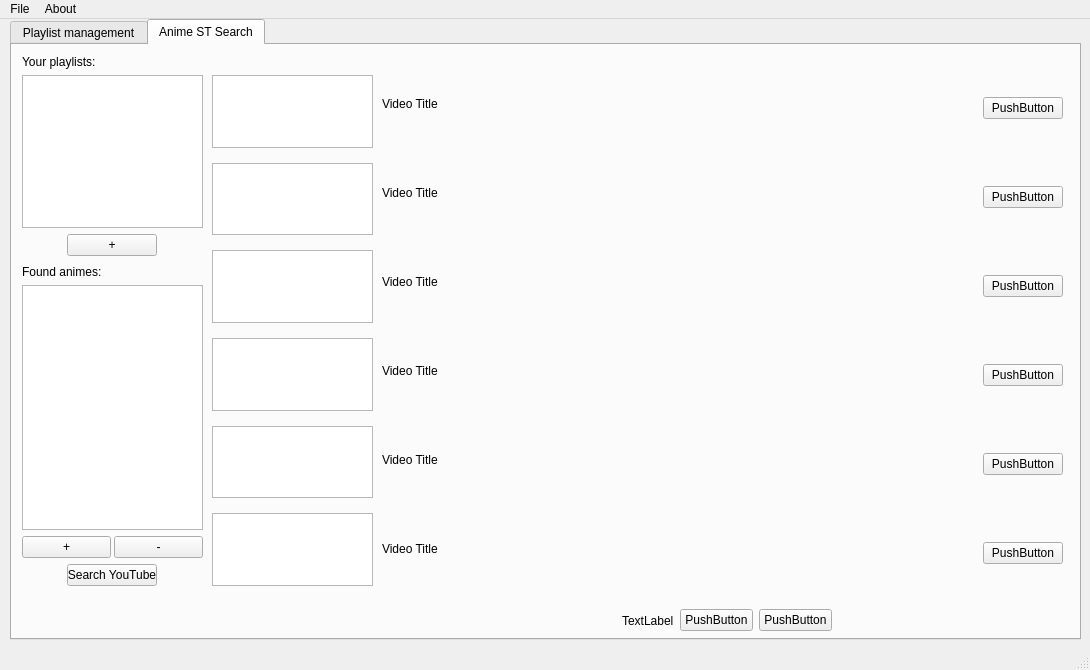
<?xml version="1.0" encoding="UTF-8"?>
<ui version="4.0">
 <class>MainWindow</class>
 <widget class="QMainWindow" name="MainWindow">
  <property name="geometry">
   <rect>
    <x>0</x>
    <y>0</y>
    <width>1090</width>
    <height>670</height>
   </rect>
  </property>
  <property name="minimumSize">
   <size>
    <width>1090</width>
    <height>670</height>
   </size>
  </property>
  <property name="windowTitle">
   <string>AnimeSTProvider</string>
  </property>
  <widget class="QWidget" name="centralwidget">
   <property name="sizePolicy">
    <sizepolicy hsizetype="Expanding" vsizetype="Expanding">
     <horstretch>1</horstretch>
     <verstretch>1</verstretch>
    </sizepolicy>
   </property>
   <widget class="QTabWidget" name="tabWidget">
    <property name="geometry">
     <rect>
      <x>10</x>
      <y>0</y>
      <width>1071</width>
      <height>621</height>
     </rect>
    </property>
    <property name="currentIndex">
     <number>1</number>
    </property>
    <widget class="QWidget" name="tab">
     <attribute name="title">
      <string>Playlist management</string>
     </attribute>
     <widget class="QWidget" name="verticalLayoutWidget">
      <property name="geometry">
       <rect>
        <x>10</x>
        <y>10</y>
        <width>181</width>
        <height>321</height>
       </rect>
      </property>
      <layout class="QVBoxLayout" name="verticalLayout">
       <property name="sizeConstraint">
        <enum>QLayout::SetDefaultConstraint</enum>
       </property>
       <item>
        <widget class="QLabel" name="label">
         <property name="text">
          <string>Your playlists:</string>
         </property>
        </widget>
       </item>
       <item>
        <widget class="QListWidget" name="listWidget"/>
       </item>
       <item>
        <layout class="QHBoxLayout" name="horizontalLayout" stretch="0,0">
         <property name="spacing">
          <number>3</number>
         </property>
         <property name="leftMargin">
          <number>0</number>
         </property>
         <item>
          <widget class="QPushButton" name="addPlaylistBtn2">
           <property name="sizePolicy">
            <sizepolicy hsizetype="Maximum" vsizetype="Maximum">
             <horstretch>0</horstretch>
             <verstretch>0</verstretch>
            </sizepolicy>
           </property>
           <property name="maximumSize">
            <size>
             <width>90</width>
             <height>90</height>
            </size>
           </property>
           <property name="text">
            <string>+</string>
           </property>
          </widget>
         </item>
         <item>
          <widget class="QPushButton" name="deletePlaylist">
           <property name="sizePolicy">
            <sizepolicy hsizetype="Maximum" vsizetype="Maximum">
             <horstretch>0</horstretch>
             <verstretch>0</verstretch>
            </sizepolicy>
           </property>
           <property name="maximumSize">
            <size>
             <width>90</width>
             <height>90</height>
            </size>
           </property>
           <property name="text">
            <string>-</string>
           </property>
          </widget>
         </item>
        </layout>
       </item>
      </layout>
     </widget>
     <widget class="QWidget" name="verticalLayoutWidget_2">
      <property name="geometry">
       <rect>
        <x>200</x>
        <y>30</y>
        <width>161</width>
        <height>511</height>
       </rect>
      </property>
      <layout class="QVBoxLayout" name="verticalLayout_2">
       <property name="spacing">
        <number>15</number>
       </property>
       <item>
        <widget class="QGraphicsView" name="graphicsView_3"/>
       </item>
       <item>
        <widget class="QGraphicsView" name="graphicsView_2"/>
       </item>
       <item>
        <widget class="QGraphicsView" name="graphicsView_4"/>
       </item>
       <item>
        <widget class="QGraphicsView" name="graphicsView_5"/>
       </item>
       <item>
        <widget class="QGraphicsView" name="graphicsView_6"/>
       </item>
       <item>
        <widget class="QGraphicsView" name="graphicsView"/>
       </item>
      </layout>
     </widget>
     <widget class="QWidget" name="gridLayoutWidget">
      <property name="geometry">
       <rect>
        <x>370</x>
        <y>10</y>
        <width>681</width>
        <height>551</height>
       </rect>
      </property>
      <layout class="QGridLayout" name="gridLayout" columnstretch="0,0">
       <property name="horizontalSpacing">
        <number>6</number>
       </property>
       <property name="verticalSpacing">
        <number>25</number>
       </property>
       <item row="0" column="0">
        <widget class="QLabel" name="label_2">
         <property name="sizePolicy">
          <sizepolicy hsizetype="Preferred" vsizetype="Preferred">
           <horstretch>1</horstretch>
           <verstretch>0</verstretch>
          </sizepolicy>
         </property>
         <property name="lineWidth">
          <number>1</number>
         </property>
         <property name="text">
          <string>Video Title</string>
         </property>
         <property name="alignment">
          <set>Qt::AlignLeading|Qt::AlignLeft|Qt::AlignTop</set>
         </property>
        </widget>
       </item>
       <item row="1" column="1">
        <widget class="QPushButton" name="pushButton_4">
         <property name="text">
          <string>PushButton</string>
         </property>
        </widget>
       </item>
       <item row="3" column="1">
        <widget class="QPushButton" name="pushButton_6">
         <property name="text">
          <string>PushButton</string>
         </property>
        </widget>
       </item>
       <item row="2" column="1">
        <widget class="QPushButton" name="pushButton_5">
         <property name="text">
          <string>PushButton</string>
         </property>
        </widget>
       </item>
       <item row="4" column="1">
        <widget class="QPushButton" name="pushButton_7">
         <property name="text">
          <string>PushButton</string>
         </property>
        </widget>
       </item>
       <item row="5" column="1">
        <widget class="QPushButton" name="pushButton_8">
         <property name="text">
          <string>PushButton</string>
         </property>
        </widget>
       </item>
       <item row="1" column="0">
        <widget class="QLabel" name="label_3">
         <property name="text">
          <string>Video Title</string>
         </property>
         <property name="alignment">
          <set>Qt::AlignLeading|Qt::AlignLeft|Qt::AlignTop</set>
         </property>
        </widget>
       </item>
       <item row="4" column="0">
        <widget class="QLabel" name="label_6">
         <property name="text">
          <string>Video Title</string>
         </property>
         <property name="alignment">
          <set>Qt::AlignLeading|Qt::AlignLeft|Qt::AlignTop</set>
         </property>
        </widget>
       </item>
       <item row="2" column="0">
        <widget class="QLabel" name="label_4">
         <property name="text">
          <string>Video Title</string>
         </property>
         <property name="alignment">
          <set>Qt::AlignLeading|Qt::AlignLeft|Qt::AlignTop</set>
         </property>
        </widget>
       </item>
       <item row="3" column="0">
        <widget class="QLabel" name="label_5">
         <property name="text">
          <string>Video Title</string>
         </property>
         <property name="alignment">
          <set>Qt::AlignLeading|Qt::AlignLeft|Qt::AlignTop</set>
         </property>
        </widget>
       </item>
       <item row="0" column="1">
        <widget class="QPushButton" name="pushButton_3">
         <property name="sizePolicy">
          <sizepolicy hsizetype="Minimum" vsizetype="Fixed">
           <horstretch>0</horstretch>
           <verstretch>0</verstretch>
          </sizepolicy>
         </property>
         <property name="text">
          <string>PushButton</string>
         </property>
        </widget>
       </item>
       <item row="5" column="0">
        <widget class="QLabel" name="label_7">
         <property name="sizePolicy">
          <sizepolicy hsizetype="Preferred" vsizetype="Preferred">
           <horstretch>0</horstretch>
           <verstretch>0</verstretch>
          </sizepolicy>
         </property>
         <property name="text">
          <string>Video Title</string>
         </property>
         <property name="alignment">
          <set>Qt::AlignLeading|Qt::AlignLeft|Qt::AlignTop</set>
         </property>
        </widget>
       </item>
      </layout>
     </widget>
     <widget class="QWidget" name="horizontalLayoutWidget_2">
      <property name="geometry">
       <rect>
        <x>610</x>
        <y>560</y>
        <width>210</width>
        <height>31</height>
       </rect>
      </property>
      <layout class="QHBoxLayout" name="horizontalLayout_4">
       <item>
        <widget class="QLabel" name="label_16">
         <property name="text">
          <string>TextLabel</string>
         </property>
        </widget>
       </item>
       <item>
        <widget class="QPushButton" name="pushButton_18">
         <property name="text">
          <string>PushButton</string>
         </property>
        </widget>
       </item>
       <item>
        <widget class="QPushButton" name="pushButton_10">
         <property name="text">
          <string>PushButton</string>
         </property>
        </widget>
       </item>
      </layout>
     </widget>
    </widget>
    <widget class="QWidget" name="tab_2">
     <attribute name="title">
      <string>Anime ST Search</string>
     </attribute>
     <widget class="QWidget" name="verticalLayoutWidget_4">
      <property name="geometry">
       <rect>
        <x>200</x>
        <y>30</y>
        <width>161</width>
        <height>511</height>
       </rect>
      </property>
      <layout class="QVBoxLayout" name="verticalLayout_4">
       <property name="spacing">
        <number>15</number>
       </property>
       <item>
        <widget class="QGraphicsView" name="graphicsView_7"/>
       </item>
       <item>
        <widget class="QGraphicsView" name="graphicsView_8"/>
       </item>
       <item>
        <widget class="QGraphicsView" name="graphicsView_9"/>
       </item>
       <item>
        <widget class="QGraphicsView" name="graphicsView_10"/>
       </item>
       <item>
        <widget class="QGraphicsView" name="graphicsView_11"/>
       </item>
       <item>
        <widget class="QGraphicsView" name="graphicsView_12"/>
       </item>
      </layout>
     </widget>
     <widget class="QWidget" name="gridLayoutWidget_2">
      <property name="geometry">
       <rect>
        <x>370</x>
        <y>10</y>
        <width>681</width>
        <height>551</height>
       </rect>
      </property>
      <layout class="QGridLayout" name="gridLayout_2" columnstretch="0,0">
       <property name="horizontalSpacing">
        <number>6</number>
       </property>
       <property name="verticalSpacing">
        <number>25</number>
       </property>
       <item row="0" column="0">
        <widget class="QLabel" name="label_9">
         <property name="sizePolicy">
          <sizepolicy hsizetype="Preferred" vsizetype="Preferred">
           <horstretch>1</horstretch>
           <verstretch>0</verstretch>
          </sizepolicy>
         </property>
         <property name="lineWidth">
          <number>1</number>
         </property>
         <property name="text">
          <string>Video Title</string>
         </property>
         <property name="alignment">
          <set>Qt::AlignLeading|Qt::AlignLeft|Qt::AlignTop</set>
         </property>
        </widget>
       </item>
       <item row="1" column="1">
        <widget class="QPushButton" name="pushButton_11">
         <property name="text">
          <string>PushButton</string>
         </property>
        </widget>
       </item>
       <item row="3" column="1">
        <widget class="QPushButton" name="pushButton_12">
         <property name="text">
          <string>PushButton</string>
         </property>
        </widget>
       </item>
       <item row="2" column="1">
        <widget class="QPushButton" name="pushButton_13">
         <property name="text">
          <string>PushButton</string>
         </property>
        </widget>
       </item>
       <item row="4" column="1">
        <widget class="QPushButton" name="pushButton_14">
         <property name="text">
          <string>PushButton</string>
         </property>
        </widget>
       </item>
       <item row="5" column="1">
        <widget class="QPushButton" name="pushButton_15">
         <property name="text">
          <string>PushButton</string>
         </property>
        </widget>
       </item>
       <item row="1" column="0">
        <widget class="QLabel" name="label_10">
         <property name="text">
          <string>Video Title</string>
         </property>
         <property name="alignment">
          <set>Qt::AlignLeading|Qt::AlignLeft|Qt::AlignTop</set>
         </property>
        </widget>
       </item>
       <item row="4" column="0">
        <widget class="QLabel" name="label_11">
         <property name="text">
          <string>Video Title</string>
         </property>
         <property name="alignment">
          <set>Qt::AlignLeading|Qt::AlignLeft|Qt::AlignTop</set>
         </property>
        </widget>
       </item>
       <item row="2" column="0">
        <widget class="QLabel" name="label_12">
         <property name="text">
          <string>Video Title</string>
         </property>
         <property name="alignment">
          <set>Qt::AlignLeading|Qt::AlignLeft|Qt::AlignTop</set>
         </property>
        </widget>
       </item>
       <item row="3" column="0">
        <widget class="QLabel" name="label_13">
         <property name="text">
          <string>Video Title</string>
         </property>
         <property name="alignment">
          <set>Qt::AlignLeading|Qt::AlignLeft|Qt::AlignTop</set>
         </property>
        </widget>
       </item>
       <item row="0" column="1">
        <widget class="QPushButton" name="pushButton_16">
         <property name="sizePolicy">
          <sizepolicy hsizetype="Minimum" vsizetype="Fixed">
           <horstretch>0</horstretch>
           <verstretch>0</verstretch>
          </sizepolicy>
         </property>
         <property name="text">
          <string>PushButton</string>
         </property>
        </widget>
       </item>
       <item row="5" column="0">
        <widget class="QLabel" name="label_14">
         <property name="sizePolicy">
          <sizepolicy hsizetype="Preferred" vsizetype="Preferred">
           <horstretch>0</horstretch>
           <verstretch>0</verstretch>
          </sizepolicy>
         </property>
         <property name="text">
          <string>Video Title</string>
         </property>
         <property name="alignment">
          <set>Qt::AlignLeading|Qt::AlignLeft|Qt::AlignTop</set>
         </property>
        </widget>
       </item>
      </layout>
     </widget>
     <widget class="QWidget" name="verticalLayoutWidget_3">
      <property name="geometry">
       <rect>
        <x>10</x>
        <y>10</y>
        <width>181</width>
        <height>201</height>
       </rect>
      </property>
      <layout class="QVBoxLayout" name="verticalLayout_3">
       <property name="sizeConstraint">
        <enum>QLayout::SetDefaultConstraint</enum>
       </property>
       <item>
        <widget class="QLabel" name="label_8">
         <property name="text">
          <string>Your playlists:</string>
         </property>
        </widget>
       </item>
       <item>
        <widget class="QListWidget" name="listWidget_2"/>
       </item>
       <item>
        <layout class="QHBoxLayout" name="horizontalLayout_2" stretch="0">
         <property name="spacing">
          <number>3</number>
         </property>
         <property name="leftMargin">
          <number>0</number>
         </property>
         <item>
          <widget class="QPushButton" name="addPlaylistBtn">
           <property name="sizePolicy">
            <sizepolicy hsizetype="Maximum" vsizetype="Maximum">
             <horstretch>0</horstretch>
             <verstretch>0</verstretch>
            </sizepolicy>
           </property>
           <property name="maximumSize">
            <size>
             <width>90</width>
             <height>90</height>
            </size>
           </property>
           <property name="text">
            <string>+</string>
           </property>
          </widget>
         </item>
        </layout>
       </item>
      </layout>
     </widget>
     <widget class="QWidget" name="verticalLayoutWidget_5">
      <property name="geometry">
       <rect>
        <x>10</x>
        <y>220</y>
        <width>181</width>
        <height>321</height>
       </rect>
      </property>
      <layout class="QVBoxLayout" name="verticalLayout_5">
       <property name="sizeConstraint">
        <enum>QLayout::SetDefaultConstraint</enum>
       </property>
       <item>
        <widget class="QLabel" name="label_15">
         <property name="text">
          <string>Found animes:</string>
         </property>
        </widget>
       </item>
       <item>
        <widget class="QListWidget" name="animeListWidget"/>
       </item>
       <item>
        <layout class="QHBoxLayout" name="horizontalLayout_6" stretch="0,0">
         <property name="spacing">
          <number>3</number>
         </property>
         <property name="leftMargin">
          <number>0</number>
         </property>
         <item>
          <widget class="QPushButton" name="addAnimeBtn">
           <property name="sizePolicy">
            <sizepolicy hsizetype="Maximum" vsizetype="Maximum">
             <horstretch>0</horstretch>
             <verstretch>0</verstretch>
            </sizepolicy>
           </property>
           <property name="maximumSize">
            <size>
             <width>90</width>
             <height>90</height>
            </size>
           </property>
           <property name="toolTip">
            <string>Add anime to this list</string>
           </property>
           <property name="text">
            <string>+</string>
           </property>
          </widget>
         </item>
         <item>
          <widget class="QPushButton" name="deleteAnimeBtn">
           <property name="sizePolicy">
            <sizepolicy hsizetype="Maximum" vsizetype="Maximum">
             <horstretch>0</horstretch>
             <verstretch>0</verstretch>
            </sizepolicy>
           </property>
           <property name="maximumSize">
            <size>
             <width>90</width>
             <height>90</height>
            </size>
           </property>
           <property name="toolTip">
            <string>Delete anime from this list</string>
           </property>
           <property name="text">
            <string>-</string>
           </property>
          </widget>
         </item>
        </layout>
       </item>
       <item>
        <layout class="QHBoxLayout" name="horizontalLayout_3" stretch="0">
         <property name="spacing">
          <number>3</number>
         </property>
         <property name="leftMargin">
          <number>0</number>
         </property>
         <item>
          <widget class="QPushButton" name="searchYTBtn">
           <property name="sizePolicy">
            <sizepolicy hsizetype="Maximum" vsizetype="Maximum">
             <horstretch>0</horstretch>
             <verstretch>0</verstretch>
            </sizepolicy>
           </property>
           <property name="maximumSize">
            <size>
             <width>90</width>
             <height>90</height>
            </size>
           </property>
           <property name="text">
            <string>Search YouTube</string>
           </property>
          </widget>
         </item>
        </layout>
       </item>
      </layout>
     </widget>
     <widget class="QWidget" name="horizontalLayoutWidget_3">
      <property name="geometry">
       <rect>
        <x>610</x>
        <y>560</y>
        <width>210</width>
        <height>31</height>
       </rect>
      </property>
      <layout class="QHBoxLayout" name="horizontalLayout_5">
       <item>
        <widget class="QLabel" name="label_17">
         <property name="text">
          <string>TextLabel</string>
         </property>
        </widget>
       </item>
       <item>
        <widget class="QPushButton" name="pushButton_19">
         <property name="text">
          <string>PushButton</string>
         </property>
        </widget>
       </item>
       <item>
        <widget class="QPushButton" name="pushButton_20">
         <property name="text">
          <string>PushButton</string>
         </property>
        </widget>
       </item>
      </layout>
     </widget>
    </widget>
   </widget>
  </widget>
  <widget class="QMenuBar" name="menubar">
   <property name="geometry">
    <rect>
     <x>0</x>
     <y>0</y>
     <width>1090</width>
     <height>21</height>
    </rect>
   </property>
   <widget class="QMenu" name="menuFile">
    <property name="title">
     <string>File</string>
    </property>
    <addaction name="actionLoad_JSON_auth_file"/>
    <addaction name="actionOpen_HTML"/>
    <addaction name="separator"/>
    <addaction name="actionExit"/>
   </widget>
   <widget class="QMenu" name="menuAbout">
    <property name="title">
     <string>About</string>
    </property>
    <addaction name="actionAbout"/>
   </widget>
   <addaction name="menuFile"/>
   <addaction name="menuAbout"/>
  </widget>
  <widget class="QStatusBar" name="statusbar"/>
  <action name="actionOpen_HTML">
   <property name="text">
    <string>Open HTML</string>
   </property>
  </action>
  <action name="actionExit">
   <property name="text">
    <string>Exit</string>
   </property>
  </action>
  <action name="actionAbout">
   <property name="text">
    <string>About AnimeSTProvider</string>
   </property>
  </action>
  <action name="actionLoad_JSON_auth_file">
   <property name="text">
    <string>Load JSON auth file</string>
   </property>
  </action>
 </widget>
 <resources/>
 <connections>
  <connection>
   <sender>actionExit</sender>
   <signal>triggered()</signal>
   <receiver>MainWindow</receiver>
   <slot>close()</slot>
   <hints>
    <hint type="sourcelabel">
     <x>-1</x>
     <y>-1</y>
    </hint>
    <hint type="destinationlabel">
     <x>434</x>
     <y>302</y>
    </hint>
   </hints>
  </connection>
 </connections>
</ui>
